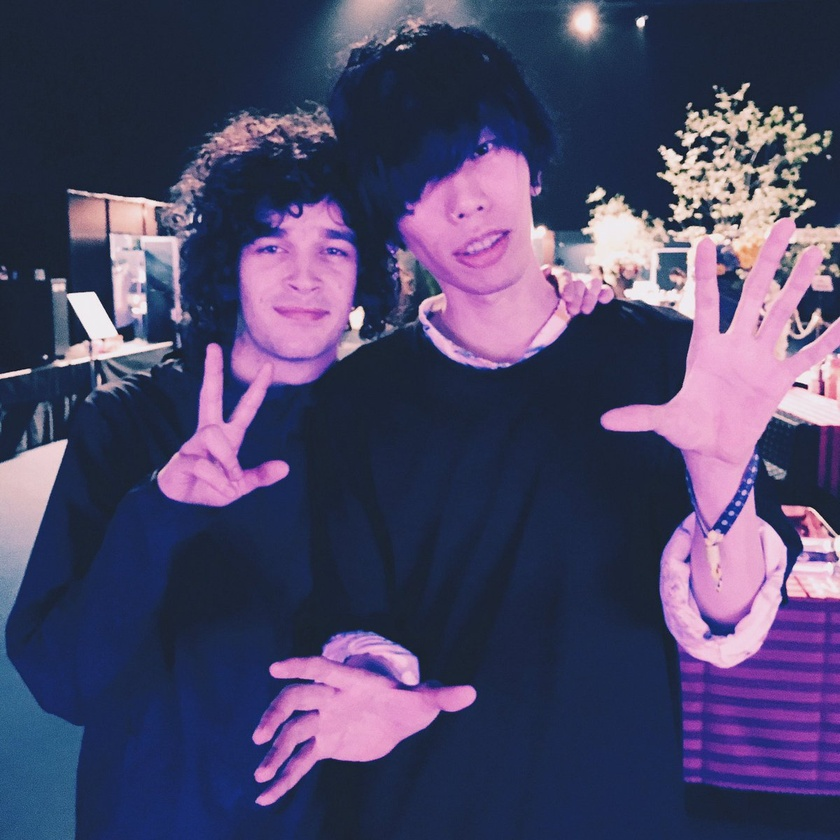
#> input picture SemiB_face_detection/face.jpg, 840 x 840 px, shrunk from 1200 x 1200 before the run
$ python smile_after_faceDetection.py
#> lines starting #> are read from the running program, lines starting #| are printed output that depends on the picture
# -*- coding: utf-8 -*-
"""
Created on Thu Dec 14 16:48:57 2017

@author: RIKU
"""
import numpy as np
import cv2

face_cascade = cv2.CascadeClassifier('haarcascades/haarcascade_frontalface_default.xml')
face_cascade = cv2.CascadeClassifier('stage3.xml')
#smile_cascade = cv2.CascadeClassifier('haarcascades/smiled_01.xml')

img = cv2.imread('face.jpg')
#> img is the input picture: shape (840, 840, 3); mean B, G, R 104.6, 71, 76.3
gray = cv2.cvtColor(img, cv2.COLOR_BGR2GRAY)
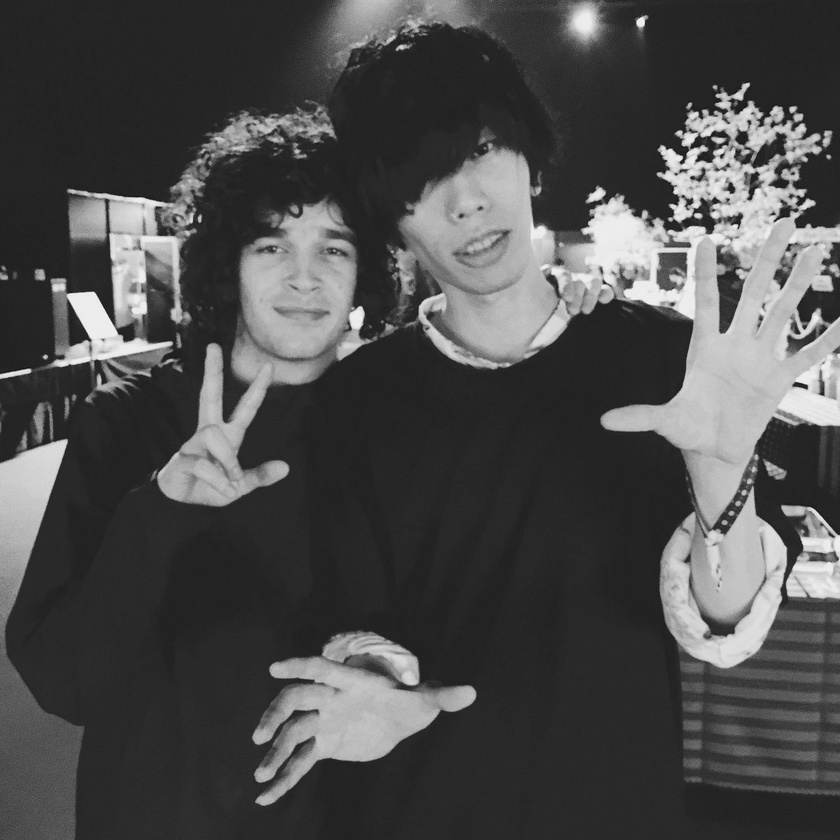
#> gray: shape (840, 840); min 13, max 248, mean 76.4

#> (the run stopped early here; a loop or call above may not have finished)

$ run again, with SemiB_face_detection/fuji2.jpg copied over SemiB_face_detection/face.jpg
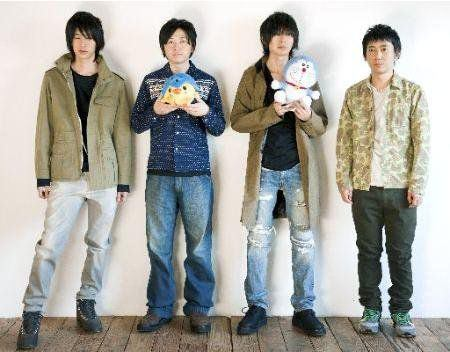
#> input picture SemiB_face_detection/fuji2.jpg, 450 x 352 px
#> img is the input picture: shape (352, 450, 3); mean B, G, R 161.2, 167.2, 168
#> `gray = cv2.cvtColor(img, cv2.COLOR_BGR2GRAY)`:
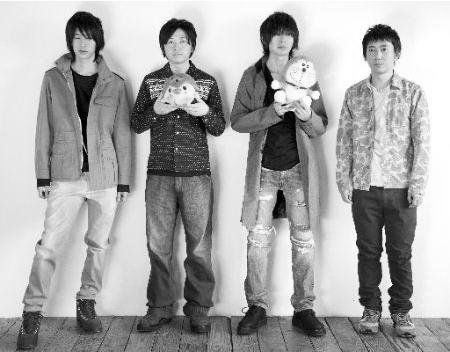
#> gray: shape (352, 450); min 0, max 255, mean 166.7
